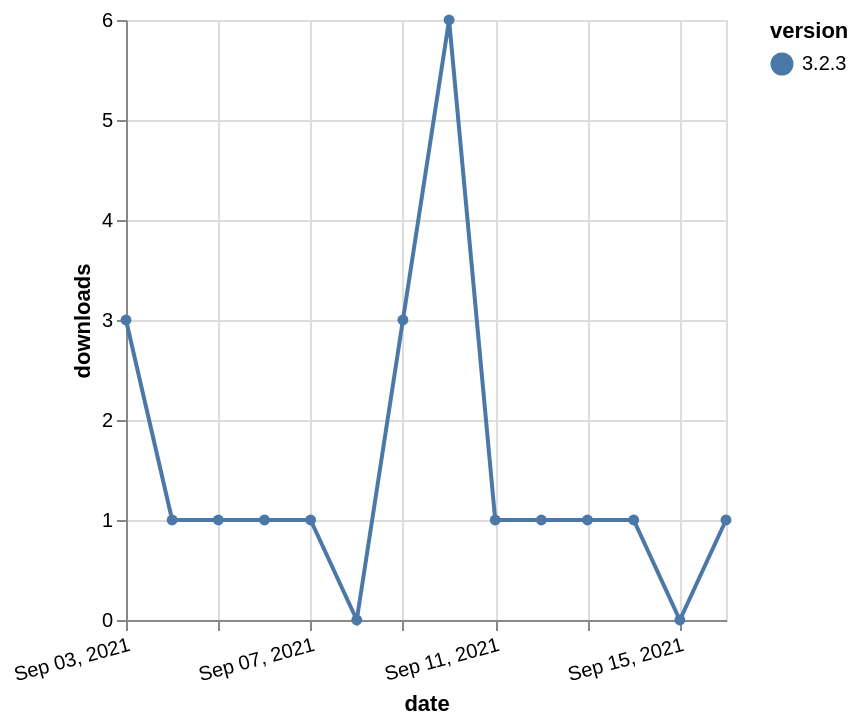

Vega-Lite specification stored for this chart:
### Vega-Lite specification from a JSON file in a GitHub repository (floating-point values rounded to 4 significant figures)
{"$schema": "https://vega.github.io/schema/vega-lite/v5.json", "description": "A simple bar chart with embedded data.", "data": {"values": [{"date": "2021-09-03", "total": 518, "delta": 3, "version": "3.2.3"}, {"date": "2021-09-04", "total": 519, "delta": 1, "version": "3.2.3"}, {"date": "2021-09-05", "total": 520, "delta": 1, "version": "3.2.3"}, {"date": "2021-09-06", "total": 521, "delta": 1, "version": "3.2.3"}, {"date": "2021-09-07", "total": 522, "delta": 1, "version": "3.2.3"}, {"date": "2021-09-08", "total": 522, "delta": 0, "version": "3.2.3"}, {"date": "2021-09-09", "total": 525, "delta": 3, "version": "3.2.3"}, {"date": "2021-09-10", "total": 531, "delta": 6, "version": "3.2.3"}, {"date": "2021-09-11", "total": 532, "delta": 1, "version": "3.2.3"}, {"date": "2021-09-12", "total": 533, "delta": 1, "version": "3.2.3"}, {"date": "2021-09-13", "total": 534, "delta": 1, "version": "3.2.3"}, {"date": "2021-09-14", "total": 535, "delta": 1, "version": "3.2.3"}, {"date": "2021-09-15", "total": 535, "delta": 0, "version": "3.2.3"}, {"date": "2021-09-16", "total": 536, "delta": 1, "version": "3.2.3"}]}, "width": "container", "mark": {"type": "line", "point": {"filled": true}}, "encoding": {"x": {"field": "date", "type": "temporal", "timeUnit": "yearmonthdate", "title": "date", "axis": {"labelAngle": -15}}, "y": {"field": "delta", "type": "quantitative", "title": "downloads"}, "color": {"field": "version", "type": "nominal"}, "tooltip": {"field": "delta"}}}
